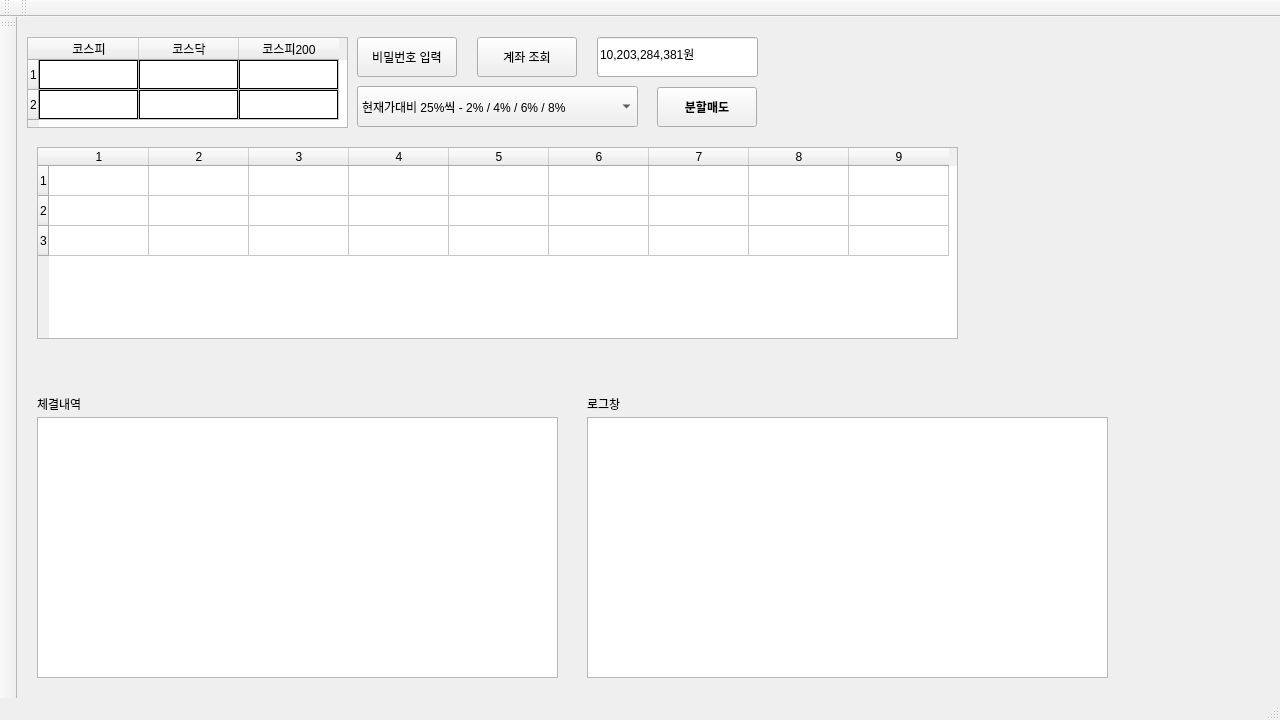
<?xml version="1.0" encoding="UTF-8"?>
<ui version="4.0">
 <class>MainWindow</class>
 <widget class="QMainWindow" name="MainWindow">
  <property name="geometry">
   <rect>
    <x>0</x>
    <y>0</y>
    <width>1280</width>
    <height>720</height>
   </rect>
  </property>
  <property name="windowTitle">
   <string>주식 자동매매</string>
  </property>
  <widget class="QWidget" name="centralwidget">
   <widget class="QPushButton" name="btn_password">
    <property name="geometry">
     <rect>
      <x>340</x>
      <y>20</y>
      <width>100</width>
      <height>40</height>
     </rect>
    </property>
    <property name="text">
     <string>비밀번호 입력</string>
    </property>
   </widget>
   <widget class="QPushButton" name="btn_account">
    <property name="geometry">
     <rect>
      <x>460</x>
      <y>20</y>
      <width>100</width>
      <height>40</height>
     </rect>
    </property>
    <property name="text">
     <string>계좌 조회</string>
    </property>
   </widget>
   <widget class="QLineEdit" name="lineEdit_account">
    <property name="geometry">
     <rect>
      <x>580</x>
      <y>20</y>
      <width>161</width>
      <height>40</height>
     </rect>
    </property>
    <property name="text">
     <string>10,203,284,381원</string>
    </property>
    <property name="readOnly">
     <bool>true</bool>
    </property>
   </widget>
   <widget class="QTableWidget" name="table_market">
    <property name="geometry">
     <rect>
      <x>10</x>
      <y>20</y>
      <width>321</width>
      <height>91</height>
     </rect>
    </property>
    <property name="styleSheet">
     <string notr="true">QTableWidget::horizontalHeader {
    background-color: lightgray;
}
QTableWidget::verticalHeader {
    background-color: lightgray;
}

QTableWidget::item {
	background-color:white;
    border: 1px solid black;
}
</string>
    </property>
    <property name="rowCount">
     <number>2</number>
    </property>
    <property name="columnCount">
     <number>3</number>
    </property>
    <row/>
    <row/>
    <column>
     <property name="text">
      <string>코스피</string>
     </property>
    </column>
    <column>
     <property name="text">
      <string>코스닥</string>
     </property>
    </column>
    <column>
     <property name="text">
      <string>코스피200</string>
     </property>
    </column>
   </widget>
   <widget class="QComboBox" name="comboBox">
    <property name="geometry">
     <rect>
      <x>340</x>
      <y>69</y>
      <width>281</width>
      <height>41</height>
     </rect>
    </property>
    <item>
     <property name="text">
      <string>현재가대비 25%씩 - 2% / 4% / 6% / 8%</string>
     </property>
    </item>
    <item>
     <property name="text">
      <string>현재가대비 50%씩 - 3%  / 6% </string>
     </property>
    </item>
   </widget>
   <widget class="QPushButton" name="pushButton_3">
    <property name="geometry">
     <rect>
      <x>640</x>
      <y>70</y>
      <width>100</width>
      <height>40</height>
     </rect>
    </property>
    <property name="font">
     <font>
      <weight>75</weight>
      <bold>true</bold>
     </font>
    </property>
    <property name="text">
     <string>분할매도</string>
    </property>
   </widget>
   <widget class="QTextEdit" name="textEdit_chegul">
    <property name="geometry">
     <rect>
      <x>20</x>
      <y>400</y>
      <width>521</width>
      <height>261</height>
     </rect>
    </property>
   </widget>
   <widget class="QTextEdit" name="textEdit_log">
    <property name="geometry">
     <rect>
      <x>570</x>
      <y>400</y>
      <width>521</width>
      <height>261</height>
     </rect>
    </property>
   </widget>
   <widget class="QLabel" name="label">
    <property name="geometry">
     <rect>
      <x>20</x>
      <y>380</y>
      <width>52</width>
      <height>14</height>
     </rect>
    </property>
    <property name="text">
     <string>체결내역</string>
    </property>
   </widget>
   <widget class="QLabel" name="label_2">
    <property name="geometry">
     <rect>
      <x>570</x>
      <y>380</y>
      <width>52</width>
      <height>14</height>
     </rect>
    </property>
    <property name="text">
     <string>로그창</string>
    </property>
   </widget>
   <widget class="QTableWidget" name="table">
    <property name="geometry">
     <rect>
      <x>20</x>
      <y>130</y>
      <width>921</width>
      <height>192</height>
     </rect>
    </property>
    <property name="editTriggers">
     <set>QAbstractItemView::NoEditTriggers</set>
    </property>
    <property name="rowCount">
     <number>3</number>
    </property>
    <property name="columnCount">
     <number>9</number>
    </property>
    <row/>
    <row/>
    <row/>
    <column/>
    <column/>
    <column/>
    <column/>
    <column/>
    <column/>
    <column/>
    <column/>
    <column/>
   </widget>
  </widget>
  <widget class="QMenuBar" name="menubar">
   <property name="geometry">
    <rect>
     <x>0</x>
     <y>0</y>
     <width>1280</width>
     <height>24</height>
    </rect>
   </property>
  </widget>
  <widget class="QStatusBar" name="statusbar"/>
  <widget class="QToolBar" name="toolBar">
   <property name="windowTitle">
    <string>toolBar</string>
   </property>
   <attribute name="toolBarArea">
    <enum>LeftToolBarArea</enum>
   </attribute>
   <attribute name="toolBarBreak">
    <bool>false</bool>
   </attribute>
  </widget>
  <widget class="QToolBar" name="toolBar_2">
   <property name="windowTitle">
    <string>toolBar_2</string>
   </property>
   <attribute name="toolBarArea">
    <enum>TopToolBarArea</enum>
   </attribute>
   <attribute name="toolBarBreak">
    <bool>false</bool>
   </attribute>
  </widget>
  <widget class="QToolBar" name="toolBar_3">
   <property name="windowTitle">
    <string>toolBar_3</string>
   </property>
   <attribute name="toolBarArea">
    <enum>TopToolBarArea</enum>
   </attribute>
   <attribute name="toolBarBreak">
    <bool>false</bool>
   </attribute>
  </widget>
 </widget>
 <resources/>
 <connections/>
</ui>
